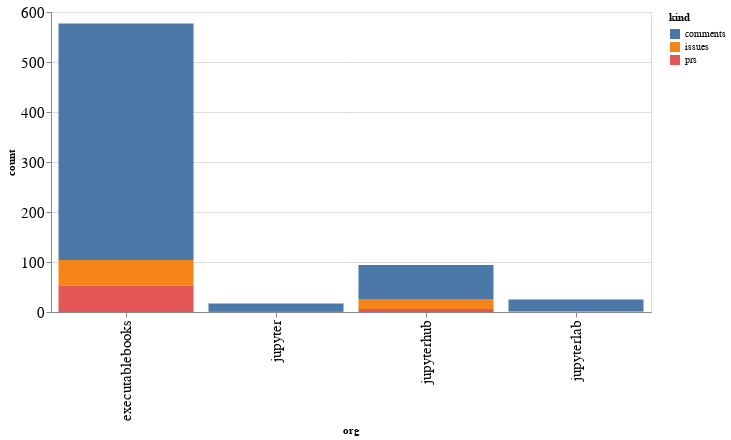

The notebook cell saved with this chart:
### Code cell
alt.Chart(org_summaries, width=600).mark_bar().encode(
    x='org',
    y='count',
    color='kind',
    tooltip="org"
)

### Figure 1 — Vega-Lite specification as saved in the notebook (floating-point values rounded to 4 significant figures)
{"config": {"axisLeft": {"labelFontSize": 15}, "axisBottom": {"labelFontSize": 15}}, "data": {"name": "data-7933e781c027e4c88fcdee69300f993b"}, "mark": "bar", "encoding": {"color": {"type": "nominal", "field": "kind"}, "tooltip": {"type": "nominal", "field": "org"}, "x": {"type": "nominal", "field": "org"}, "y": {"type": "quantitative", "field": "count"}}, "width": 600, "$schema": "https://vega.github.io/schema/vega-lite/v4.8.1.json", "datasets": {"data-7933e781c027e4c88fcdee69300f993b": [{"org": "executablebooks", "kind": "comments", "count": 473}, {"org": "executablebooks", "kind": "issues", "count": 51}, {"org": "executablebooks", "kind": "prs", "count": 53}, {"org": "jupyter", "kind": "comments", "count": 15}, {"org": "jupyter", "kind": "prs", "count": 2}, {"org": "jupyterhub", "kind": "comments", "count": 68}, {"org": "jupyterhub", "kind": "issues", "count": 20}, {"org": "jupyterhub", "kind": "prs", "count": 6}, {"org": "jupyterlab", "kind": "comments", "count": 24}, {"org": "jupyterlab", "kind": "issues", "count": 1}]}}
